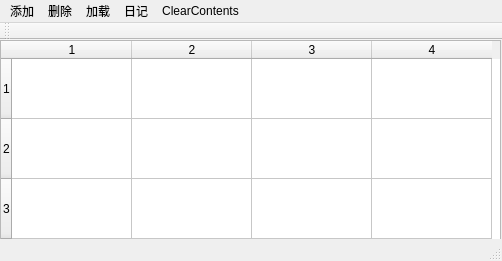
<?xml version="1.0" encoding="UTF-8"?>
<ui version="4.0">
 <class>MainWindows</class>
 <widget class="QMainWindow" name="MainWindows">
  <property name="geometry">
   <rect>
    <x>0</x>
    <y>0</y>
    <width>502</width>
    <height>261</height>
   </rect>
  </property>
  <property name="windowTitle">
   <string>克己</string>
  </property>
  <property name="unifiedTitleAndToolBarOnMac">
   <bool>false</bool>
  </property>
  <widget class="QWidget" name="centralwidget">
   <widget class="QTableWidget" name="tableWidget">
    <property name="geometry">
     <rect>
      <x>0</x>
      <y>0</y>
      <width>501</width>
      <height>201</height>
     </rect>
    </property>
    <property name="rowCount">
     <number>3</number>
    </property>
    <property name="columnCount">
     <number>4</number>
    </property>
    <attribute name="horizontalHeaderMinimumSectionSize">
     <number>120</number>
    </attribute>
    <attribute name="horizontalHeaderDefaultSectionSize">
     <number>120</number>
    </attribute>
    <attribute name="verticalHeaderDefaultSectionSize">
     <number>60</number>
    </attribute>
    <row/>
    <row/>
    <row/>
    <column/>
    <column/>
    <column/>
    <column/>
   </widget>
  </widget>
  <widget class="QMenuBar" name="menubar">
   <property name="geometry">
    <rect>
     <x>0</x>
     <y>0</y>
     <width>502</width>
     <height>21</height>
    </rect>
   </property>
   <widget class="QMenu" name="menu">
    <property name="title">
     <string>添加</string>
    </property>
    <addaction name="addrows"/>
    <addaction name="addcolunms"/>
   </widget>
   <widget class="QMenu" name="menu_2">
    <property name="title">
     <string>删除</string>
    </property>
    <addaction name="delete1"/>
   </widget>
   <widget class="QMenu" name="menu_3">
    <property name="title">
     <string>加载</string>
    </property>
    <addaction name="load"/>
   </widget>
   <widget class="QMenu" name="menu_4">
    <property name="title">
     <string>日记</string>
    </property>
   </widget>
   <widget class="QMenu" name="menuclearContents">
    <property name="title">
     <string>ClearContents</string>
    </property>
    <addaction name="Clear"/>
   </widget>
   <addaction name="menu"/>
   <addaction name="menu_2"/>
   <addaction name="menu_3"/>
   <addaction name="menu_4"/>
   <addaction name="menuclearContents"/>
  </widget>
  <widget class="QStatusBar" name="statusbar"/>
  <widget class="QToolBar" name="toolBar">
   <property name="windowTitle">
    <string>toolBar</string>
   </property>
   <attribute name="toolBarArea">
    <enum>TopToolBarArea</enum>
   </attribute>
   <attribute name="toolBarBreak">
    <bool>false</bool>
   </attribute>
  </widget>
  <action name="addrows">
   <property name="text">
    <string>addrows</string>
   </property>
  </action>
  <action name="delete1">
   <property name="text">
    <string>deleterows</string>
   </property>
  </action>
  <action name="load">
   <property name="text">
    <string>load</string>
   </property>
  </action>
  <action name="Clear">
   <property name="text">
    <string>Clear</string>
   </property>
  </action>
  <action name="addcolunms">
   <property name="text">
    <string>addcolunms</string>
   </property>
  </action>
 </widget>
 <resources/>
 <connections/>
</ui>
